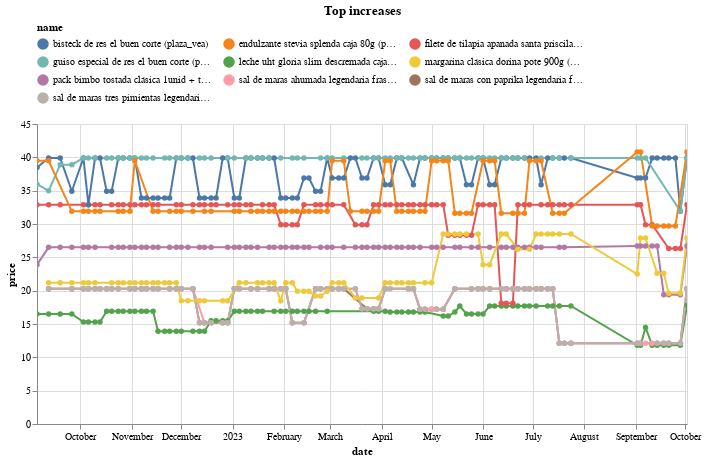

The notebook cell saved with this chart:
### Code cell
(top_changes_abs
 .sort_values('change')
 .tail(10)
 .pipe(plot_changes, 'Top increases')
)

### Figure 1 — Vega-Lite specification as saved in the notebook (floating-point values rounded to 4 significant figures; data arrays with more than 128 entries replaced by an {"elided": "..."} marker saying what was removed)
{"config": {"view": {"continuousWidth": 300, "continuousHeight": 300}, "legend": {"columns": 3, "orient": "top"}}, "data": {"name": "data-46f76c72f266ee1fe92e025998abff5f"}, "mark": {"type": "line", "point": true}, "encoding": {"color": {"field": "name", "scale": {"domain": ["bisteck de res el buen corte (plaza_vea)", "endulzante stevia splenda caja 80g (plaza_vea)", "filete de tilapia apanada santa priscila bolsa 454g (plaza_vea)", "guiso especial de res el buen corte (plaza_vea)", "leche uht gloria slim descremada caja 1l paquete 3un (plaza_vea)", "margarina clásica dorina pote 900g (plaza_vea)", "pack bimbo tostada clásica 1unid + tostada integral 2unid (plaza_vea)", "sal de maras ahumada legendaria frasco 100g (plaza_vea)", "sal de maras con paprika legendaria frasco 100g (plaza_vea)", "sal de maras tres pimientas legendaria frasco 100g (plaza_vea)"]}, "type": "nominal"}, "tooltip": [{"field": "name", "type": "nominal"}, {"field": "price", "type": "quantitative"}, {"field": "last_price", "type": "quantitative"}], "x": {"field": "date", "type": "temporal"}, "y": {"field": "price", "type": "quantitative"}}, "params": [{"name": "param_11", "select": {"type": "point", "fields": ["name"]}, "bind": "legend"}, {"name": "param_12", "select": {"type": "interval", "encodings": ["x", "y"]}, "bind": "scales"}], "title": "Top increases", "transform": [{"filter": {"param": "param_11"}}], "width": 650, "$schema": "https://vega.github.io/schema/vega-lite/v5.14.1.json", "datasets": {"data-46f76c72f266ee1fe92e025998abff5f": {"elided": "816 records"}}}
